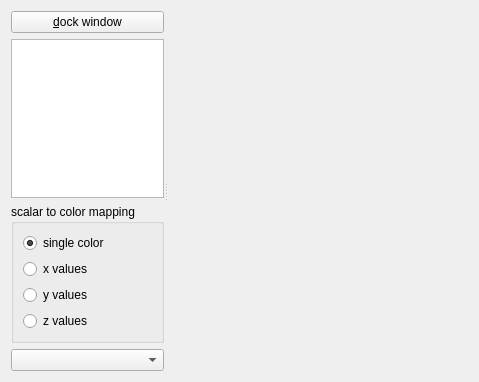
<?xml version="1.0" encoding="UTF-8"?>
<ui version="4.0">
 <class>InputViewer</class>
 <widget class="QWidget" name="InputViewer">
  <property name="geometry">
   <rect>
    <x>0</x>
    <y>0</y>
    <width>470</width>
    <height>382</height>
   </rect>
  </property>
  <property name="sizePolicy">
   <sizepolicy hsizetype="MinimumExpanding" vsizetype="MinimumExpanding">
    <horstretch>0</horstretch>
    <verstretch>0</verstretch>
   </sizepolicy>
  </property>
  <property name="acceptDrops">
   <bool>true</bool>
  </property>
  <property name="windowTitle">
   <string>(empty)</string>
  </property>
  <property name="locale">
   <locale language="English" country="UnitedStates"/>
  </property>
  <layout class="QHBoxLayout" name="horizontalLayout">
   <item>
    <widget class="QSplitter" name="infoMainSplitter">
     <property name="sizePolicy">
      <sizepolicy hsizetype="Expanding" vsizetype="Expanding">
       <horstretch>0</horstretch>
       <verstretch>0</verstretch>
      </sizepolicy>
     </property>
     <property name="orientation">
      <enum>Qt::Horizontal</enum>
     </property>
     <widget class="QSplitter" name="infoSplitter">
      <property name="orientation">
       <enum>Qt::Vertical</enum>
      </property>
      <widget class="QWidget" name="widget" native="true">
       <layout class="QVBoxLayout" name="verticalLayout">
        <item>
         <widget class="QPushButton" name="dockWindowButton">
          <property name="text">
           <string>&amp;dock window</string>
          </property>
         </widget>
        </item>
        <item>
         <widget class="QTableView" name="tableView">
          <property name="alternatingRowColors">
           <bool>true</bool>
          </property>
          <property name="selectionMode">
           <enum>QAbstractItemView::SingleSelection</enum>
          </property>
          <property name="selectionBehavior">
           <enum>QAbstractItemView::SelectRows</enum>
          </property>
          <attribute name="horizontalHeaderMinimumSectionSize">
           <number>10</number>
          </attribute>
          <attribute name="verticalHeaderVisible">
           <bool>true</bool>
          </attribute>
         </widget>
        </item>
        <item>
         <widget class="QGroupBox" name="groupBox">
          <property name="title">
           <string>scalar to color mapping</string>
          </property>
          <layout class="QVBoxLayout" name="verticalLayout_2">
           <item>
            <widget class="QRadioButton" name="scalars_singleColor">
             <property name="text">
              <string>single color</string>
             </property>
             <property name="checked">
              <bool>true</bool>
             </property>
            </widget>
           </item>
           <item>
            <widget class="QRadioButton" name="scalars_xValues">
             <property name="text">
              <string>x values</string>
             </property>
            </widget>
           </item>
           <item>
            <widget class="QRadioButton" name="scalars_yValues">
             <property name="text">
              <string>y values</string>
             </property>
            </widget>
           </item>
           <item>
            <widget class="QRadioButton" name="scalars_zValues">
             <property name="text">
              <string>z values</string>
             </property>
            </widget>
           </item>
          </layout>
         </widget>
        </item>
        <item>
         <widget class="QComboBox" name="gradientComboBox"/>
        </item>
       </layout>
      </widget>
     </widget>
     <widget class="QVTKWidget" name="qvtkMain" native="true">
      <property name="sizePolicy">
       <sizepolicy hsizetype="Expanding" vsizetype="Expanding">
        <horstretch>1</horstretch>
        <verstretch>1</verstretch>
       </sizepolicy>
      </property>
      <property name="minimumSize">
       <size>
        <width>300</width>
        <height>300</height>
       </size>
      </property>
     </widget>
    </widget>
   </item>
  </layout>
 </widget>
 <customwidgets>
  <customwidget>
   <class>QVTKWidget</class>
   <extends>QWidget</extends>
   <header>QVTKWidget.h</header>
  </customwidget>
 </customwidgets>
 <resources/>
 <connections>
  <connection>
   <sender>scalars_singleColor</sender>
   <signal>clicked()</signal>
   <receiver>InputViewer</receiver>
   <slot>updateScalarToColorMapping()</slot>
   <hints>
    <hint type="sourcelabel">
     <x>82</x>
     <y>276</y>
    </hint>
    <hint type="destinationlabel">
     <x>207</x>
     <y>169</y>
    </hint>
   </hints>
  </connection>
  <connection>
   <sender>scalars_xValues</sender>
   <signal>clicked()</signal>
   <receiver>InputViewer</receiver>
   <slot>updateScalarToColorMapping()</slot>
   <hints>
    <hint type="sourcelabel">
     <x>82</x>
     <y>299</y>
    </hint>
    <hint type="destinationlabel">
     <x>234</x>
     <y>190</y>
    </hint>
   </hints>
  </connection>
  <connection>
   <sender>scalars_yValues</sender>
   <signal>clicked()</signal>
   <receiver>InputViewer</receiver>
   <slot>updateScalarToColorMapping()</slot>
   <hints>
    <hint type="sourcelabel">
     <x>82</x>
     <y>322</y>
    </hint>
    <hint type="destinationlabel">
     <x>234</x>
     <y>190</y>
    </hint>
   </hints>
  </connection>
  <connection>
   <sender>scalars_zValues</sender>
   <signal>clicked()</signal>
   <receiver>InputViewer</receiver>
   <slot>updateScalarToColorMapping()</slot>
   <hints>
    <hint type="sourcelabel">
     <x>82</x>
     <y>345</y>
    </hint>
    <hint type="destinationlabel">
     <x>234</x>
     <y>190</y>
    </hint>
   </hints>
  </connection>
  <connection>
   <sender>gradientComboBox</sender>
   <signal>currentIndexChanged(int)</signal>
   <receiver>InputViewer</receiver>
   <slot>uiSelectionChanged(int)</slot>
   <hints>
    <hint type="sourcelabel">
     <x>82</x>
     <y>353</y>
    </hint>
    <hint type="destinationlabel">
     <x>234</x>
     <y>190</y>
    </hint>
   </hints>
  </connection>
 </connections>
 <slots>
  <slot>updateScalarToColorMapping()</slot>
  <slot>uiSelectionChanged(int)</slot>
 </slots>
</ui>
